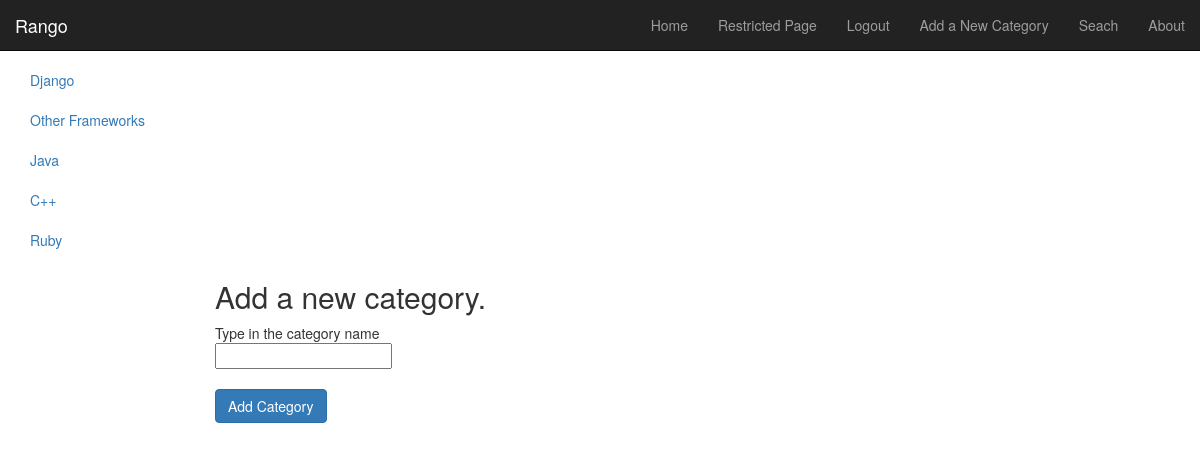
Screenshot of /rango/add_category/ (signed in) with the database file from the repository.
### rango/models.py (models this page shows, shortened)
class Category(models.Model):
    name = models.CharField(max_length=128, unique=True)
    views = models.IntegerField(default=0)
    likes = models.IntegerField(default=0)
    slug = models.SlugField(unique=True)

### rango/views.py (the view)
@login_required
def add_category(request):
    if request.method == 'POST':
        form = CategoryForm(request.POST)
        if form.is_valid():
            form.save(commit=True)
            return index(request)
        else:
            print form.errors
    else:
        form = CategoryForm()
    return render(request, 'rango/add_category.html', {'form': form})

### rango/form.py
class CategoryForm(forms.ModelForm): # Inherit from forms.ModelForm
    name = forms.CharField(max_length=128, help_text="Type in the category name")
    views = forms.IntegerField(widget=forms.HiddenInput(), initial=0)
    likes = forms.IntegerField(widget=forms.HiddenInput(), initial=0)
    slug = forms.CharField(widget=forms.HiddenInput(), required=False)  # model will be responsible on save() to populating this field.
    class Meta:
        model = Category
        fields = ('name',) # What is included to display in the form

### rango/templatetags/rango_extras.py (called while the page is built)
@register.inclusion_tag('rango/cats.html')
def get_category_list(cat=None):
    return {'cats': Category.objects.all(), 'act_cat':cat}

### templates/rango/add_category.html (shortened to what this page needs)
<!DOCTYPE html>
<html>
{% extends 'base.html' %}
{% load staticfiles %}
{% block body_block %}
    <form role="form"  id="page_form" method="post" action="/rango/add_category/">
        <h2 class="form-signin-heading">Add a new category.</h2>
        {% for field in form.visible_fields %}
            {{ field.help_text }}<br/>
            {{ field }}<br/>
        {% endfor %}
    <br/>
            <button class="btn btn-primary" type="submit" name="submit">Add Category</button>
    </form>
{% endblock %}

### templates/rango/cats.html
<!DOCTYPE html>
<html>
{% if cats %}
    <ul class="nav nav-sidebar">
{% for c in cats %}
    {% if c == act_cat %} <li  class="active" > {% else  %} <li>{% endif %}
            <a href="{% url 'category'  c.slug %}">{{ c.name }}</a></li>
{% endfor %}
{% else %}
    <li> <strong >There are no category present.</strong></li>
    </ul>
{% endif %}
</html>

### rows the page displays
Category: name "Django"
Category: name "Other Frameworks"
Category: name "Java"
Category: name "C++"
Category: name "Ruby"

### other values shown
{{ field.help_text }} "Type in the category name"
